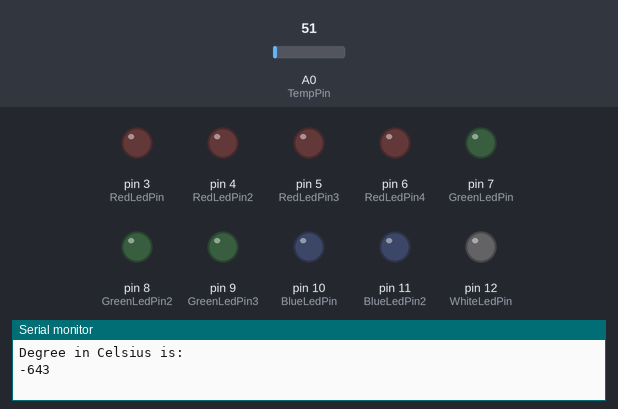
This sketch was run on a simulated Arduino Uno, built with avr-gcc and run on an emulated ATmega328P. Parts: output pins drawn as LEDs (lit = HIGH), the last lines printed to the serial monitor. The inputs (shaded band) are chosen by the test bench; at power-on: A0 (TempPin) = 51.

Above: at 0.1 s.
At 2.1 s:
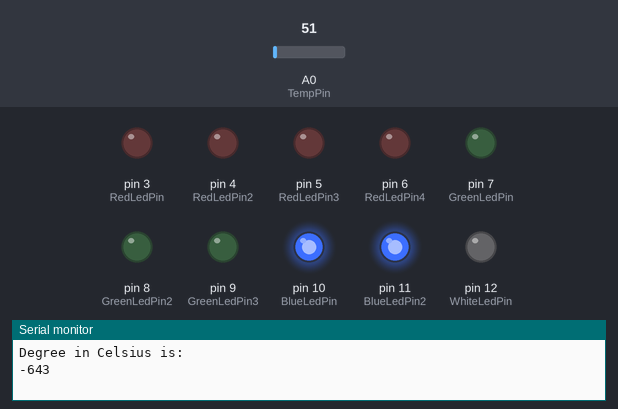
At 5.1 s:
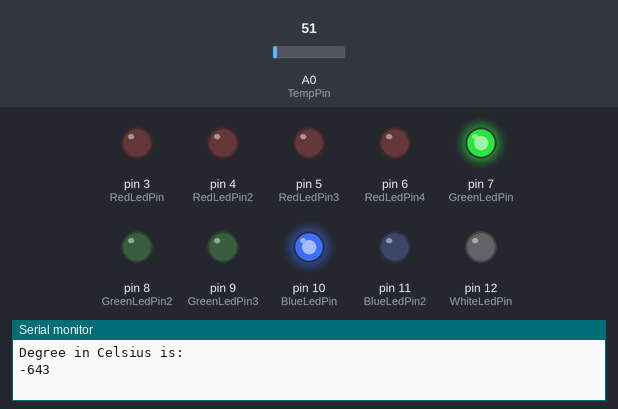
At 12.1 s:
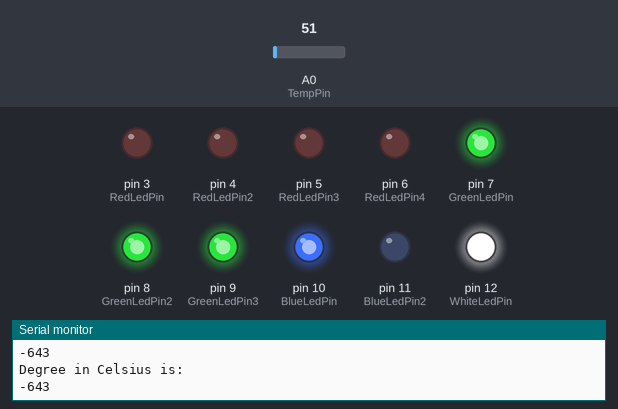
At 18.1 s:
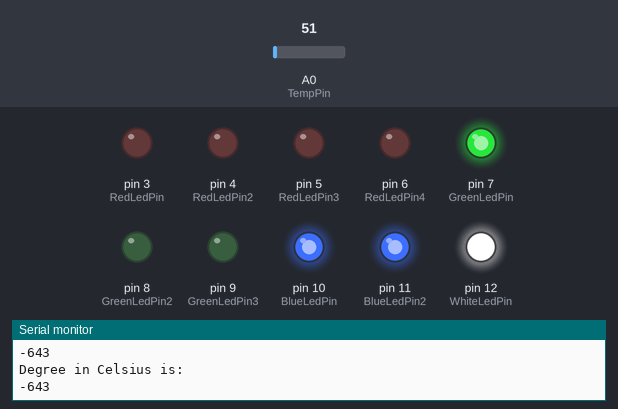
At 37.1 s:
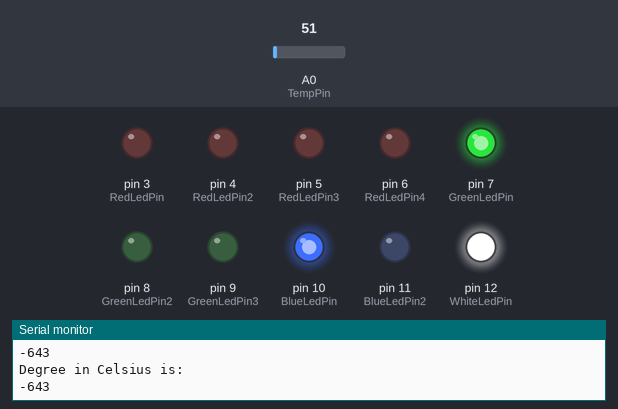
Timing chart, 0 to 38.6 s (numbered marks = the images above):
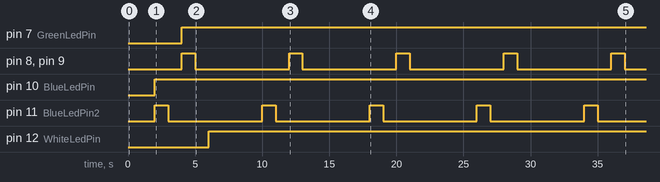

The sketch:

using_temperature_to_control_leds.ino
```cpp
//Arduino code to control an LED depending on the temperature value
int TempPin = A0; //Temperature sensor connected to analog pin 0 on the arduino
int RedLedPin = 3; // Red led connected to pin 3 on the arduino
int RedLedPin2 = 4;
int RedLedPin3 = 5;
int RedLedPin4 = 6;
int GreenLedPin = 7; //Gren led connected to pin 7 on the arduino
int GreenLedPin2 = 8;
int GreenLedPin3 = 9;
int BlueLedPin = 10;  //Blue pin connected to pin 10 on the arduino
int BlueLedPin2 = 11;
int WhiteLedPin = 12;
int temp; // initialization of the variable 'temp'
int Celsius;
void setup() {
  pinMode(TempPin,INPUT); //declares the temperature pin is an input
  Serial.begin(9600);  //initializes the serial monitor
  pinMode(RedLedPin,OUTPUT); //declares the red led as an output
  pinMode(RedLedPin2,OUTPUT);
  pinMode(RedLedPin3,OUTPUT);
  pinMode(RedLedPin4,OUTPUT);
  pinMode(GreenLedPin,OUTPUT);
  pinMode(GreenLedPin2,OUTPUT);
  pinMode(GreenLedPin3,OUTPUT);
  pinMode(BlueLedPin,OUTPUT);
  pinMode(BlueLedPin2,OUTPUT);
  pinMode(WhiteLedPin,OUTPUT);

}

void loop() {
  GetTemp(); //function to get the temperature
  LightRedLed(); // function to light up the led
  LightBlueLed();
  LightGreenLed();
  LightWhiteLed();
}
void GetTemp(){
  temp = analogRead(TempPin); // reads the value from the temperature sensor
  Celsius = int(temp-694); // calibrates this particular temperature sensor to degrees celsius
  Serial.println("Degree in Celsius is: ");
  Serial.println(Celsius); // prints the temperature value to the serial monitor
  delay(1000); // delay of 1000 milliseconds
}
void LightRedLed(){
  if (Celsius >= 23){
    digitalWrite(RedLedPin,HIGH); // if the temperature is greater or equal than 23 degrees the red led lights
    digitalWrite(RedLedPin2,HIGH);
    digitalWrite(RedLedPin3,HIGH);
    digitalWrite(RedLedPin4,HIGH);
    delay(1000);
  }
   else
    digitalWrite(RedLedPin,LOW); // otherwise the red led goes off
    digitalWrite(RedLedPin2,LOW);
    digitalWrite(RedLedPin3,LOW);
    digitalWrite(RedLedPin4,LOW);
    delay(1000);
  }
void LightBlueLed(){
  if (5 <= Celsius <= 17){ // if temperature is between 5 and 17 degrees celcius the blue led lights
    digitalWrite(BlueLedPin,HIGH);
    digitalWrite(BlueLedPin2,HIGH);
    delay(1000);
  }
   else
     digitalWrite(BlueLedPin,LOW); // otherwise the blue led goes off
     digitalWrite(BlueLedPin2,LOW);
     delay(1000);
}
void LightGreenLed(){
  if ( 18 <= Celsius <= 22){ // if temperature is between 18 and 22 deegres celsius the green led lights
    digitalWrite(GreenLedPin,HIGH);
    digitalWrite(GreenLedPin2,HIGH);
    digitalWrite(GreenLedPin3,HIGH);
    delay(1000);
  }
  else
    digitalWrite(GreenLedPin,LOW); //otherwise the green led goes off
    digitalWrite(GreenLedPin2,LOW);
    digitalWrite(GreenLedPin3,LOW);
    delay(1000);
}
void LightWhiteLed(){
  if ( -5 <= Celsius <=5){
    digitalWrite(WhiteLedPin,HIGH); // if the temperature is between -5 and 5 degrees celsius the white led lights
    delay(1000);
}
  else
   digitalWrite(WhiteLedPin,LOW); // otherwise the white led goes off
   delay(1000);
}
```

Measured:
- by itself, pin 7 (GreenLedPin): LOW → HIGH at 4.0 s
- by itself, pin 8 (GreenLedPin2), pin 9 (GreenLedPin3), pin 11 (BlueLedPin2): alternates HIGH for 1.0 s and LOW for 7.0 s
- by itself, pin 10 (BlueLedPin): LOW → HIGH at 2.0 s
- by itself, pin 12 (WhiteLedPin): LOW → HIGH at 6.0 s
